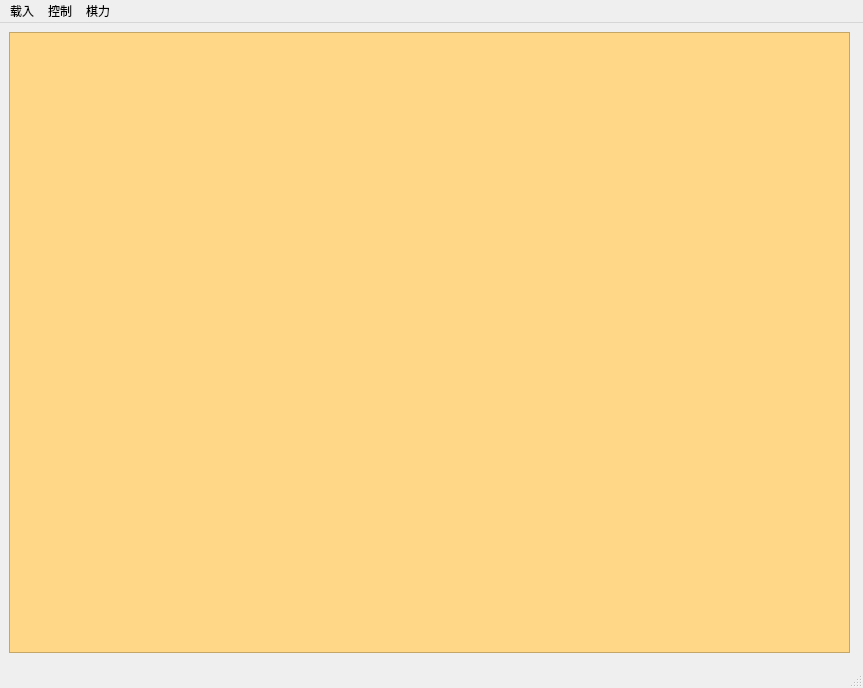
<?xml version="1.0" encoding="UTF-8"?>
<ui version="4.0">
 <class>MainWindow</class>
 <widget class="QMainWindow" name="MainWindow">
  <property name="geometry">
   <rect>
    <x>0</x>
    <y>0</y>
    <width>863</width>
    <height>688</height>
   </rect>
  </property>
  <property name="windowTitle">
   <string>人机大战</string>
  </property>
  <widget class="QWidget" name="centralWidget">
   <widget class="QTableWidget" name="tableWidget">
    <property name="geometry">
     <rect>
      <x>9</x>
      <y>9</y>
      <width>841</width>
      <height>621</height>
     </rect>
    </property>
    <property name="styleSheet">
     <string notr="true">background-color: rgb(255, 215, 134);</string>
    </property>
   </widget>
  </widget>
  <widget class="QMenuBar" name="menuBar">
   <property name="geometry">
    <rect>
     <x>0</x>
     <y>0</y>
     <width>863</width>
     <height>23</height>
    </rect>
   </property>
   <widget class="QMenu" name="menu1">
    <property name="title">
     <string>载入</string>
    </property>
    <addaction name="action15x15"/>
   </widget>
   <widget class="QMenu" name="menu2">
    <property name="title">
     <string>控制</string>
    </property>
    <addaction name="actionBegin"/>
    <addaction name="actionBack"/>
   </widget>
   <widget class="QMenu" name="menu3">
    <property name="title">
     <string>棋力</string>
    </property>
    <addaction name="actionLv2"/>
    <addaction name="actionLv1"/>
   </widget>
   <addaction name="menu1"/>
   <addaction name="menu2"/>
   <addaction name="menu3"/>
  </widget>
  <widget class="QStatusBar" name="statusBar"/>
  <action name="action15x15">
   <property name="text">
    <string>15x15</string>
   </property>
  </action>
  <action name="action20x20">
   <property name="text">
    <string>20x20</string>
   </property>
  </action>
  <action name="actionBegin">
   <property name="text">
    <string>restart</string>
   </property>
  </action>
  <action name="actionBack">
   <property name="text">
    <string>back</string>
   </property>
  </action>
  <action name="actionLv5">
   <property name="text">
    <string>lv5</string>
   </property>
  </action>
  <action name="actionLv4">
   <property name="text">
    <string>lv4</string>
   </property>
  </action>
  <action name="actionLv2">
   <property name="text">
    <string>lv2</string>
   </property>
  </action>
  <action name="actionLv1">
   <property name="text">
    <string>lv1</string>
   </property>
  </action>
 </widget>
 <layoutdefault spacing="6" margin="11"/>
 <resources/>
 <connections/>
</ui>
